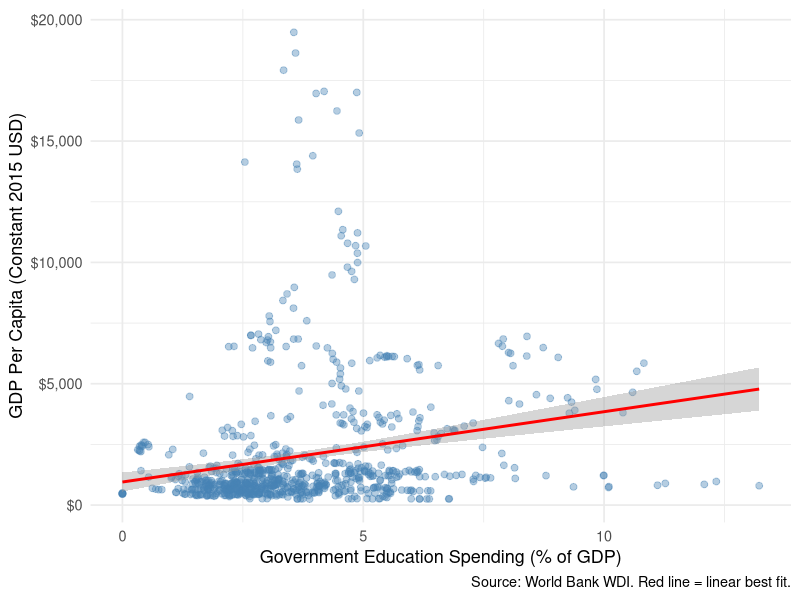
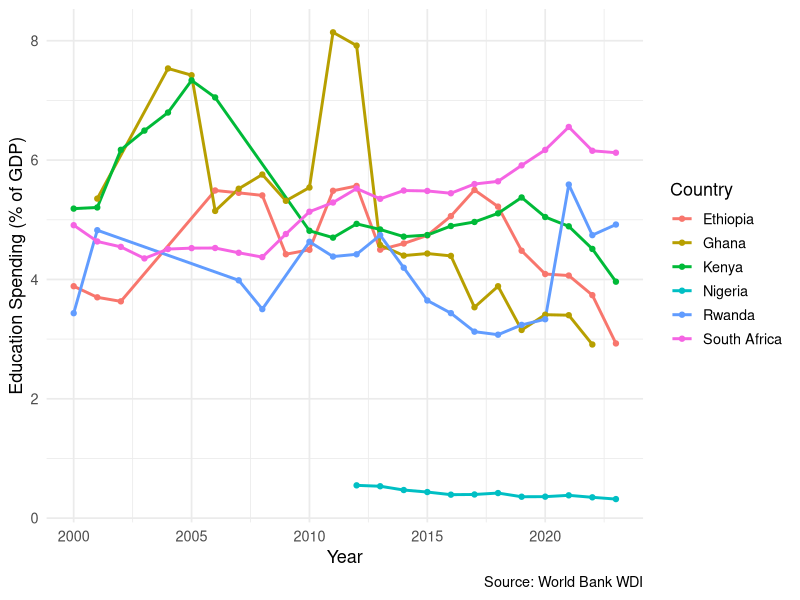
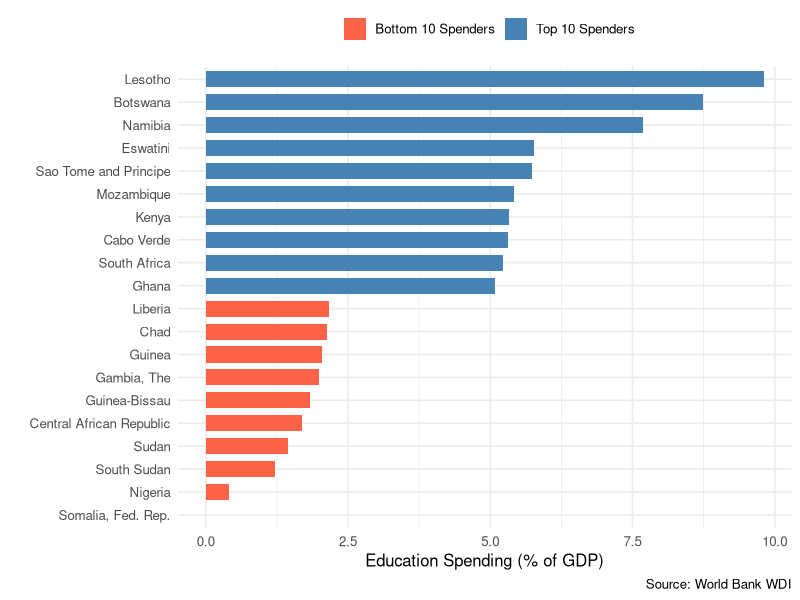

Here is the R script that generated these plots, in order:
## ---- chunk 1
#| label: setup
#| message: false
#| warning: false

library(tidyverse)
library(scales)
library(broom)
library(knitr)

africa_clean <- read_csv("data/africa_education_gdp_clean.csv",
                         show_col_types = FALSE)

africa_clean <- africa_clean %>%
  mutate(log_gdp = log(gdp_per_capita))
## ---- chunk 2
#| label: summary-stats

summary_table <- africa_clean %>%
  summarize(
    `GDP Per Capita (Mean)` = round(mean(gdp_per_capita), 0),
    `GDP Per Capita (Median)` = round(median(gdp_per_capita), 0),
    `GDP Per Capita (Min)` = round(min(gdp_per_capita), 0),
    `GDP Per Capita (Max)` = round(max(gdp_per_capita), 0),
    `Edu Spending % (Mean)` = round(mean(edu_spending_pct), 2),
    `Edu Spending % (Median)` = round(median(edu_spending_pct), 2),
    `Edu Spending % (Min)` = round(min(edu_spending_pct), 2),
    `Edu Spending % (Max)` = round(max(edu_spending_pct), 2)
  ) %>%
  pivot_longer(everything(), names_to = "Statistic", values_to = "Value")

kable(summary_table, caption = "Table 1: Summary Statistics")
## ---- chunk 3
#| label: fig-scatter
#| fig-cap: "Figure 1: Education Spending vs. GDP Per Capita in Sub-Saharan Africa"
#| fig-width: 9
#| fig-height: 6

ggplot(africa_clean, aes(x = edu_spending_pct, y = gdp_per_capita)) +
  geom_point(alpha = 0.4, color = "steelblue", size = 2) +
  geom_smooth(method = "lm", color = "red", se = TRUE) +
  scale_y_continuous(labels = dollar_format()) +
  labs(
    x = "Government Education Spending (% of GDP)",
    y = "GDP Per Capita (Constant 2015 USD)",
    caption = "Source: World Bank WDI. Red line = linear best fit."
  ) +
  theme_minimal(base_size = 13)
## ---- chunk 4
#| label: fig-time-series
#| fig-cap: "Figure 2: Education Spending Over Time in Selected Countries"
#| fig-width: 9
#| fig-height: 6

selected <- c("Nigeria", "South Africa", "Kenya", "Ghana", "Ethiopia", "Rwanda")

africa_clean %>%
  filter(country %in% selected) %>%
  ggplot(aes(x = year, y = edu_spending_pct, color = country)) +
  geom_line(linewidth = 1) +
  geom_point(size = 1.5) +
  labs(
    x = "Year",
    y = "Education Spending (% of GDP)",
    color = "Country",
    caption = "Source: World Bank WDI"
  ) +
  theme_minimal(base_size = 13)
## ---- chunk 5
#| label: fig-comparison
#| fig-cap: "Figure 3: Top 10 vs Bottom 10 Education Spenders"
#| fig-width: 10
#| fig-height: 8

country_avgs <- africa_clean %>%
  group_by(country) %>%
  summarize(
    avg_edu = mean(edu_spending_pct, na.rm = TRUE),
    avg_gdp = mean(gdp_per_capita, na.rm = TRUE)
  )

top10 <- country_avgs %>% arrange(desc(avg_edu)) %>% head(10) %>%
  mutate(group = "Top 10 Spenders")
bottom10 <- country_avgs %>% arrange(avg_edu) %>% head(10) %>%
  mutate(group = "Bottom 10 Spenders")

bind_rows(top10, bottom10) %>%
  ggplot(aes(x = reorder(country, avg_edu), y = avg_edu, fill = group)) +
  geom_col(width = 0.7) +
  coord_flip() +
  scale_fill_manual(values = c("Top 10 Spenders" = "steelblue",
                                "Bottom 10 Spenders" = "tomato")) +
  labs(x = "", y = "Education Spending (% of GDP)", fill = "",
       caption = "Source: World Bank WDI") +
  theme_minimal(base_size = 12) +
  theme(legend.position = "top")
## ---- chunk 6
#| label: regression

model1 <- lm(gdp_per_capita ~ edu_spending_pct, data = africa_clean)
model3 <- lm(log_gdp ~ edu_spending_pct, data = africa_clean)

kable(tidy(model1, conf.int = TRUE) %>%
        mutate(across(where(is.numeric), ~round(., 3))),
      caption = "Table 2: Simple Regression — GDP Per Capita on Education Spending")
## ---- chunk 7
#| label: regression-log

kable(tidy(model3, conf.int = TRUE) %>%
        mutate(across(where(is.numeric), ~round(., 4))),
      caption = "Table 3: Log-Level Regression — Log(GDP Per Capita) on Education Spending")
## ---- chunk 8
#| label: model-fit

r_sq <- summary(model1)$r.squared
